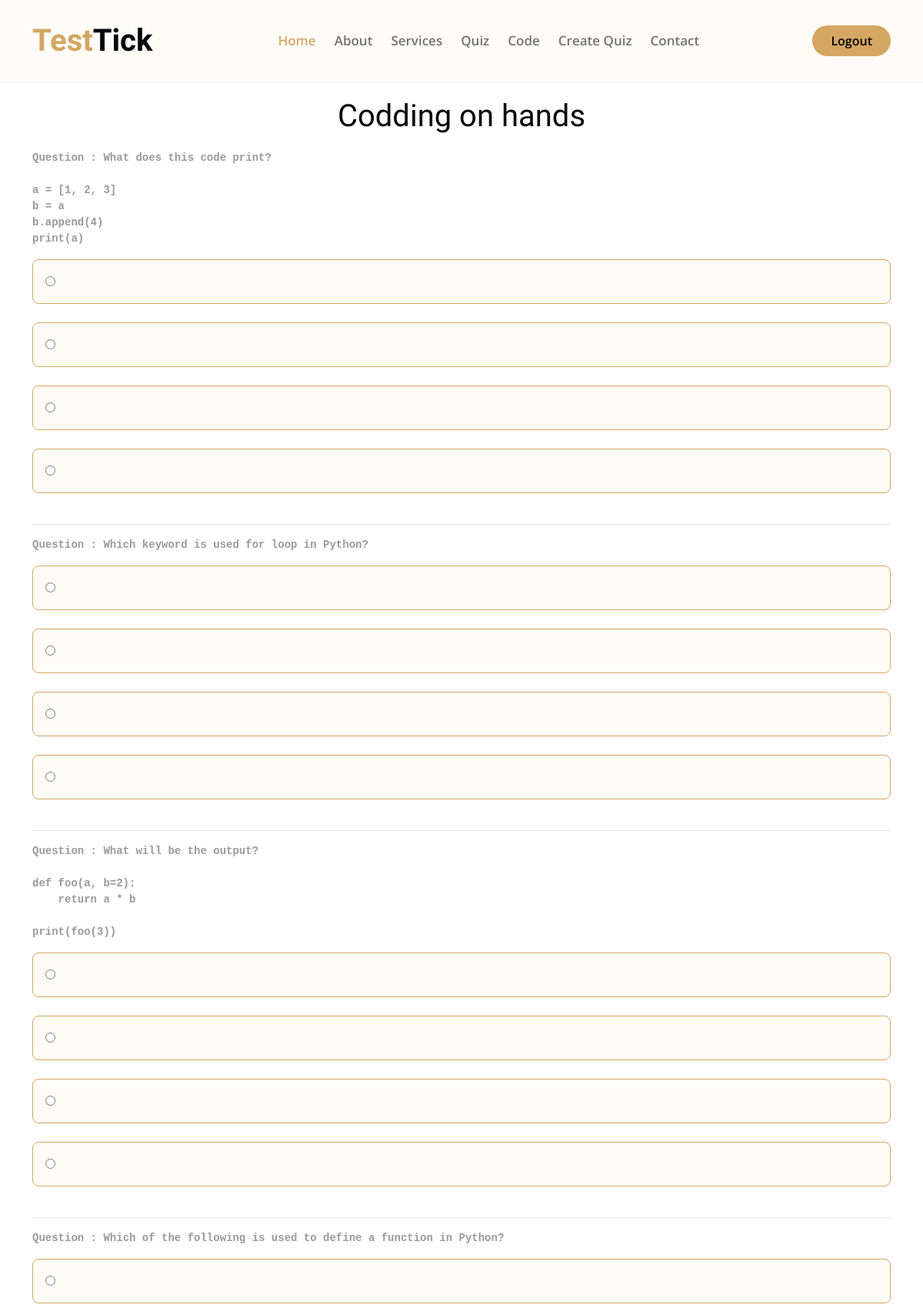
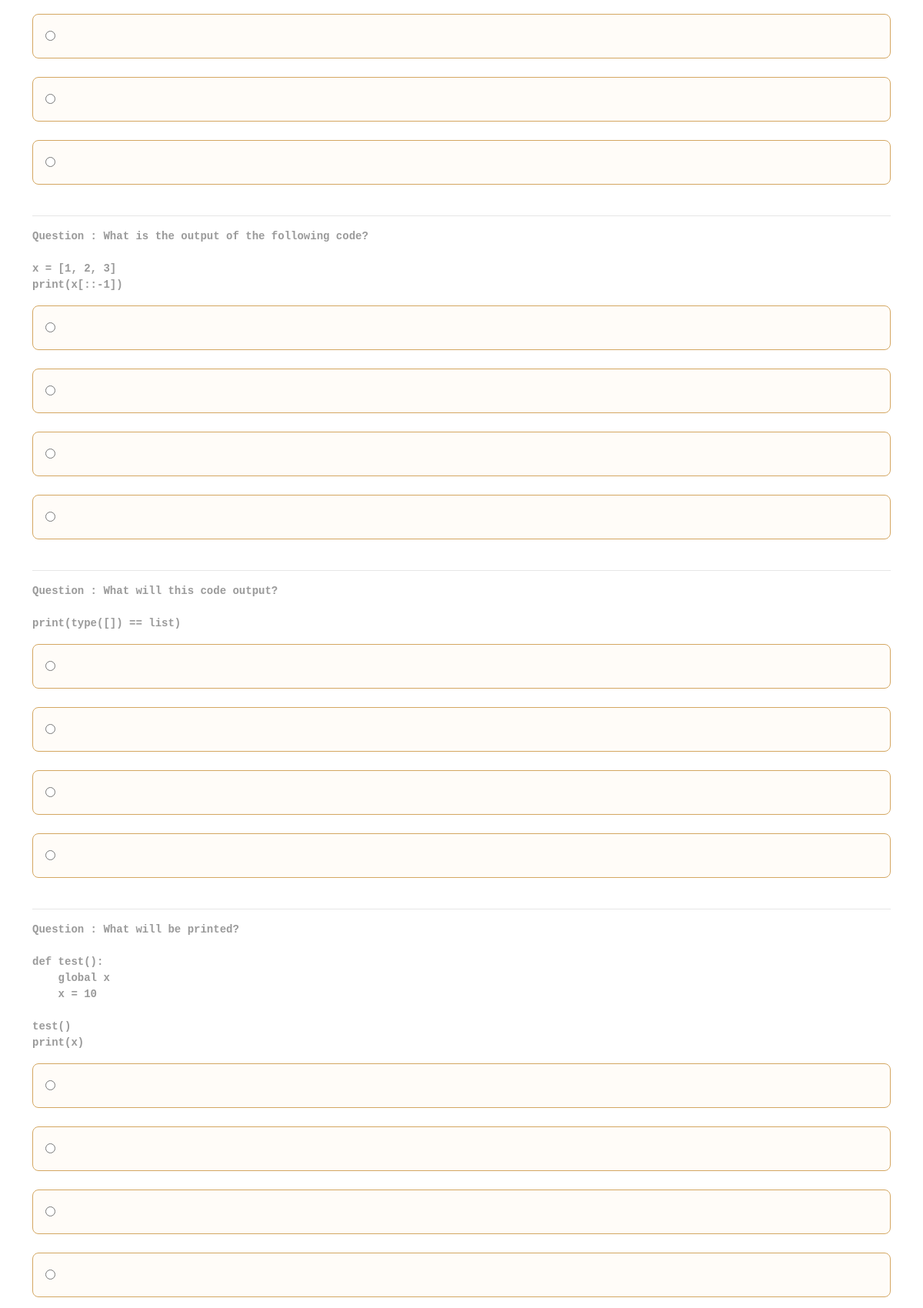
Screenshot of /quiz/22/solve/ (signed in, upper part) with the database file from the repository (2 pictures, top to bottom).
### quiz/models.py (models this page shows, shortened)
class Quiz(models.Model):
    title = models.CharField(max_length=255)
    description = models.TextField(blank=True)
    institution = models.ForeignKey(Institution, on_delete=models.CASCADE)
    start_time = models.DateTimeField()
    end_time = models.DateTimeField()
    is_public = models.BooleanField(default=False)
    price = models.DecimalField(max_digits=6, decimal_places=2, default=0.00)
    shuffle_questions = models.BooleanField(default=False)
    created_by = models.ForeignKey(User, on_delete=models.CASCADE, null=True, blank=True)  # 👈 Add this line

class Quiz_Question(models.Model):
    CORRECT_OPTION = (
        ('options_A', 'Options A'),
        ('options_B', 'Options B'),
        ('options_C', 'Options C'),
        ('options_D', 'Options D'),
    )
    quiz = models.ForeignKey(Quiz, related_name='quiz_questions', on_delete=models.CASCADE)
    question = models.TextField()
    options_A = models.CharField(max_length=500)
    options_B = models.CharField(max_length=500)
    options_C = models.CharField(max_length=500)
    options_D = models.CharField(max_length=500)
    is_correct = models.CharField(max_length=20, choices=CORRECT_OPTION)

### quiz/views.py (the view, shortened to what this page needs)
# urls.py: path('<int:pk>/solve/', views.solve_quiz, name='solve_quiz'),
@login_required(login_url='login')
def solve_quiz(request, pk):
    if request.user.is_authenticated:
        quiz = get_object_or_404(Quiz, pk=pk)
        questions = quiz.quiz_questions.all()
        if quiz.shuffle_questions:
            questions = list(questions.order_by('?'))
    else:
        return redirect
    return render(request, 'quiz/solve_quiz.html', {
        'quiz': quiz,
        'questions': questions,
    })

### quiz/templates/quiz/solve_quiz.html (shortened to what this page needs)
{% extends 'base.html' %}
{% load static %}
{% block content %}
<div class="container">
  <h1 style="text-align: center; margin: 20px auto;">{{ quiz.title }}</h1>
  <form method="post">
    {% for question in questions %}
    <div>
      <p><strong><pre><code>Question : {{ question.question }}</code></pre></strong></p>
      <label class="w-100 form-control p-3 border-primary bg-light" ><input  type="radio" name="{{ question.id }}" value="options_A"> {{ question.options_A }}</label><br>
      <label class="w-100 form-control p-3 border-primary bg-light" ><input  type="radio" name="{{ question.id }}" value="options_B"> {{ question.options_B }}</label><br>
      <label class="w-100 form-control p-3 border-primary bg-light" ><input  type="radio" name="{{ question.id }}" value="options_C"> {{ question.options_C }}</label><br>
      <label class="w-100 form-control p-3 border-primary bg-light" ><input  type="radio" name="{{ question.id }}" value="options_D"> {{ question.options_D }}</label><br>
    </div>
    <hr>
    {% endfor %}
  </form>
</div>
{% endblock %}

### templates/static/design/css/style.css (style rules this page uses)
h1, h2, h3, .h1, .h2, .h3 { font-weight: 400 !important; font-family: 'Playball', cursive !important; }
pre { white-space : pre-wrap; word-wrap: break-word; }

### rows the page displays
Quiz: title "Codding on hands"
Quiz_Question: question "What does this code print? a = [1, 2, 3] b = a b.append(4) print(a)"
Quiz_Question: question "Which keyword is used for loop in Python?"
Quiz_Question: question "What will be the output? def foo(a, b=2): return a * b print(foo(3))"
Quiz_Question: question "Which of the following is used to define a function in Python?"
Quiz_Question: question "What is the output of the following code? x = [1, 2, 3] print(x[::-1])"
Quiz_Question: question "What will this code output? print(type([]) == list)"
Quiz_Question: question "What will be printed? def test(): global x x = 10 test() print(x)"
